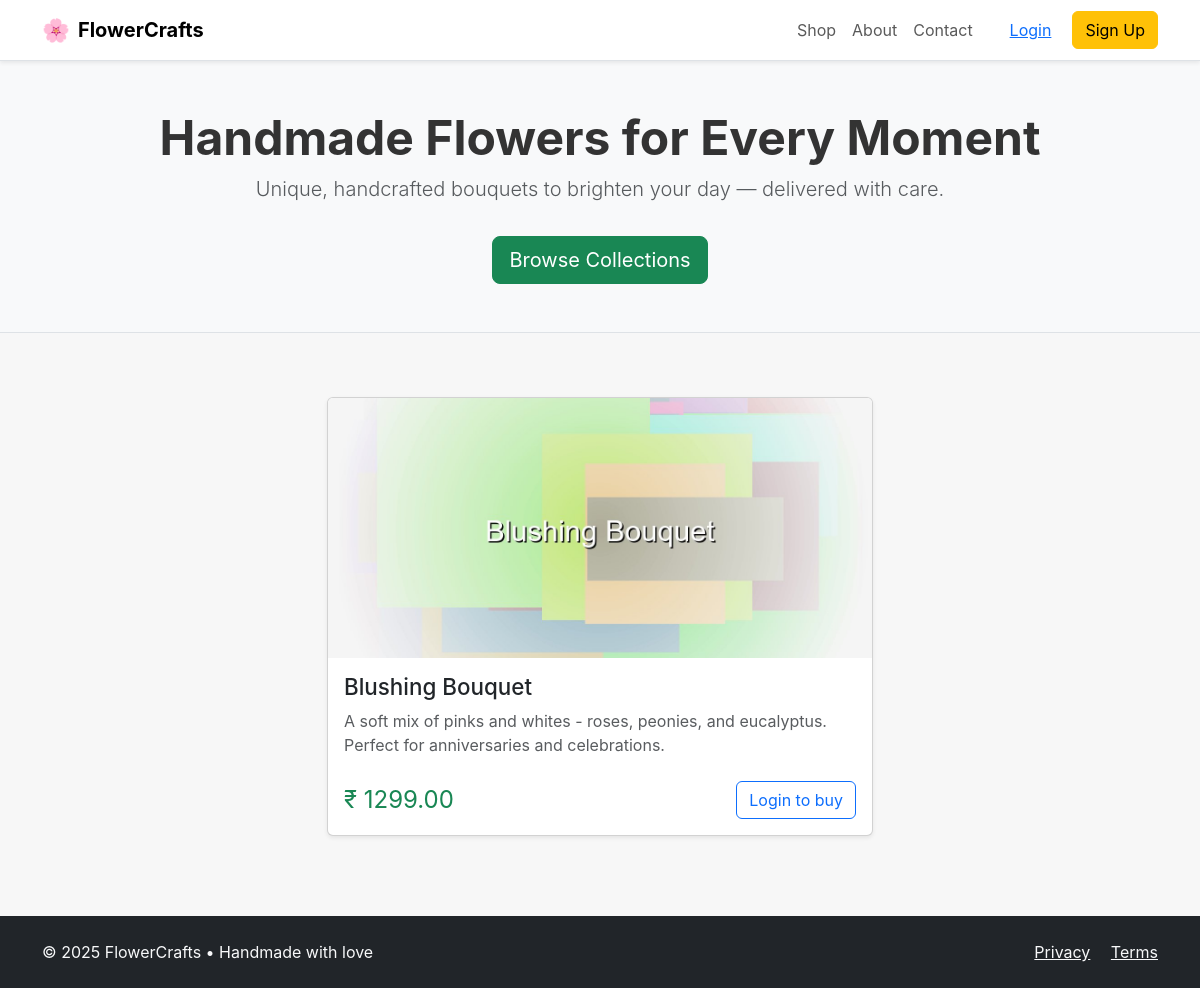
Screenshot of /product/2/ with the database file from the repository.
### shop/models.py (models this page shows, shortened)
class Product(models.Model):
    name = models.CharField(max_length=200)
    description = models.TextField(blank=True)
    price = models.DecimalField(max_digits=10, decimal_places=2)
    image = models.ImageField(upload_to='product_images/', blank=True, null=True)
    slug = models.SlugField(max_length=200, unique=True, blank=True)
    stock = models.PositiveIntegerField(default=0)
    created_at = models.DateTimeField(auto_now_add=True)  # for admin list_display

### shop/views.py (the view)
# urls.py: path("product/<int:product_id>/", views.product_detail, name="product_detail"),
def product_detail(request, product_id):
    product = get_object_or_404(Product, id=product_id)
    return render(request, "shop/product_detail.html", {"product": product})

### shop/templates/shop/product_detail.html (shortened to what this page needs)
{% extends 'base.html' %}
{% block content %}
<div class="row gx-4 gy-4 justify-content-center">
  <div class="col-md-6">
    <div class="card shadow-sm">
      {% if product.image %}
        <img src="{{ product.image.url }}" class="card-img-top" alt="{{ product.name }}">
      {% else %}
        <img src="https://via.placeholder.com/800x600?text=No+Image" class="card-img-top" alt="{{ product.name }}">
      {% endif %}
      <div class="card-body">
        <h2 class="card-title">{{ product.name }}</h2>
        <p class="text-muted">{{ product.description }}</p>
        <div class="d-flex justify-content-between align-items-center mt-4">
          <div class="fs-4 text-success">₹ {{ product.price }}</div>
          <div>
            {% if user.is_authenticated %}
              <a href="{% url 'shop:add_to_cart' product.id %}" class="btn btn-primary">Add to Cart</a>
            {% else %}
              <a href="{% url 'shop:login' %}?next={% url 'shop:product_detail' product.id %}" class="btn btn-outline-primary">Login to buy</a>
            {% endif %}
          </div>
        </div>
      </div>
    </div>
  </div>
</div>
{% endblock %}

### static/style.css (style rules this page uses)
* { margin:0; padding:0; box-sizing:border-box; }
:root { --accent:#6c4f37; --accent-2:#8f6d4f; --muted:#6b6b6b; }
body { font-family: Inter, system-ui, -apple-system, 'Segoe UI', Roboto, 'Helvetica Neue', Arial; background-color:#f7f7f7; color:#333; }
.card-img-top { width:100%; height:260px; object-fit:cover; }
.card .card-title { font-size:1.4rem; }

### rows the page displays
Product: image (picture), name "Blushing Bouquet", description "A soft mix of pinks and whites - roses, peonies, and eucalyptus. Perfect for anniversaries and celebrations.", price "1299.00"
